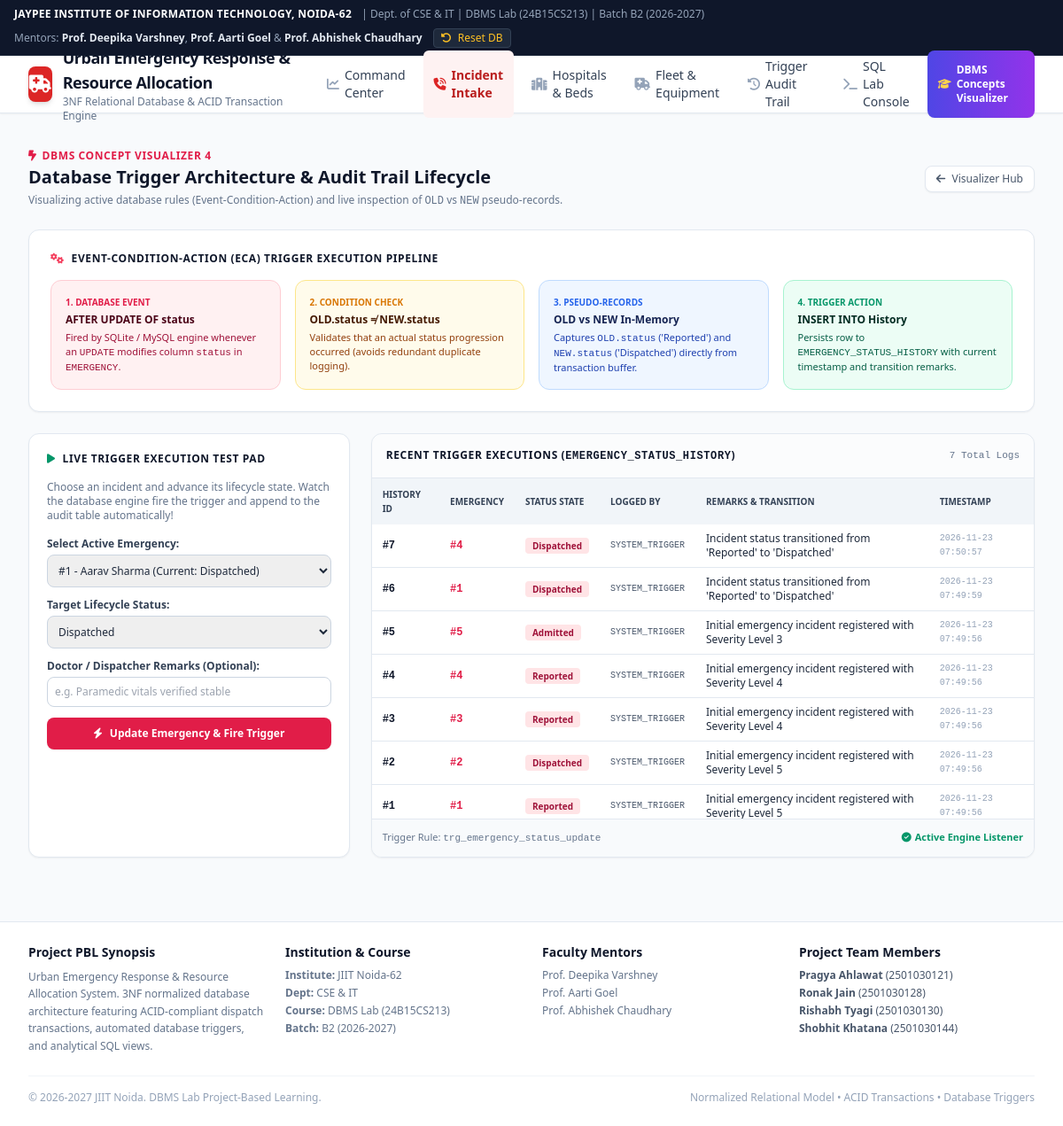
/concepts/triggers, run on the app's committed database.
### tables this page shows
CREATE TABLE EMERGENCY_STATUS_HISTORY (
    history_id INTEGER PRIMARY KEY AUTOINCREMENT,
    emergency_id INTEGER NOT NULL REFERENCES EMERGENCY(emergency_id) ON DELETE RESTRICT,
    status_state TEXT NOT NULL,
    changed_at TIMESTAMP DEFAULT CURRENT_TIMESTAMP,
    updated_by TEXT DEFAULT 'SYSTEM_TRIGGER' NOT NULL,
    remarks TEXT
);

### app.py (the view)
@app.route("/concepts/triggers")
def concepts_triggers():
    emergencies = db.get_active_emergencies()
    history = db.get_status_history()
    return render_template("concepts/triggers.html", emergencies=emergencies, history=history, title="Database Trigger Visualizer")

### database.py (called while the page is built)
def get_connection(db_path: str = DB_FILE) -> sqlite3.Connection:
    conn = sqlite3.connect(db_path, timeout=15.0)
    conn.execute("PRAGMA foreign_keys = ON;")
    conn.row_factory = sqlite3.Row
    return conn

def get_active_emergencies(db_path: str = DB_FILE) -> List[Dict[str, Any]]:
    conn = get_connection(db_path)
    try:
        cursor = conn.cursor()
        cursor.execute("SELECT * FROM vw_active_emergencies ORDER BY severity DESC, reported_time DESC")
        return [dict(row) for row in cursor.fetchall()]
    finally:
        conn.close()

### templates/concepts/triggers.html (shortened to what this page needs)
{% extends "base.html" %}
{% block content %}
<div class="space-y-6">
    <div class="flex justify-between items-center">
        <div>
            <div class="text-xs font-bold text-rose-600 uppercase tracking-wider flex items-center">
                <i class="fa-solid fa-bolt-lightning mr-1.5"></i> DBMS Concept Visualizer 4
            </div>
            <h1 class="text-xl font-bold text-slate-900 mt-0.5">Database Trigger Architecture &amp; Audit Trail Lifecycle</h1>
            <p class="text-xs text-slate-500 mt-1">
                Visualizing active database rules (Event-Condition-Action) and live inspection of <code>OLD</code> vs <code>NEW</code> pseudo-records.
            </p>
        </div>
        <a href="/concepts" class="text-xs text-slate-600 hover:text-slate-900 bg-white border border-slate-200 px-3 py-1.5 rounded-lg shadow-sm">
            <i class="fa-solid fa-arrow-left mr-1"></i> Visualizer Hub
        </a>
    </div>
    <div class="bg-white p-6 rounded-xl border border-slate-200 shadow-sm space-y-4">
        <h3 class="text-xs font-bold text-slate-900 uppercase tracking-wider flex items-center">
            <i class="fa-solid fa-gears text-rose-500 mr-2"></i> Event-Condition-Action (ECA) Trigger Execution Pipeline
        </h3>
        <div class="grid grid-cols-1 md:grid-cols-4 gap-4 text-xs">
            <div class="bg-rose-50 border border-rose-200 p-4 rounded-xl">
                <span class="text-[10px] font-bold uppercase text-rose-600 block">1. Database Event</span>
                <h4 class="font-bold text-rose-950 mt-1">AFTER UPDATE OF status</h4>
                <p class="text-rose-800 text-[11px] mt-1">
                    Fired by SQLite / MySQL engine whenever an <code>UPDATE</code> modifies column <code>status</code> in <code>EMERGENCY</code>.
                </p>
            </div>
            <div class="bg-amber-50 border border-amber-200 p-4 rounded-xl">
                <span class="text-[10px] font-bold uppercase text-amber-600 block">2. Condition Check</span>
                <h4 class="font-bold text-amber-950 mt-1">OLD.status &ne; NEW.status</h4>
                <p class="text-amber-800 text-[11px] mt-1">
                    Validates that an actual status progression occurred (avoids redundant duplicate logging).
                </p>
            </div>
            <div class="bg-blue-50 border border-blue-200 p-4 rounded-xl">
                <span class="text-[10px] font-bold uppercase text-blue-600 block">3. Pseudo-Records</span>
                <h4 class="font-bold text-blue-950 mt-1">OLD vs NEW In-Memory</h4>
                <p class="text-blue-800 text-[11px] mt-1">
                    Captures <code>OLD.status</code> ('Reported') and <code>NEW.status</code> ('Dispatched') directly from transaction buffer.
                </p>
            </div>
            <div class="bg-emerald-50 border border-emerald-200 p-4 rounded-xl">
                <span class="text-[10px] font-bold uppercase text-emerald-600 block">4. Trigger Action</span>
                <h4 class="font-bold text-emerald-950 mt-1">INSERT INTO History</h4>
                <p class="text-emerald-800 text-[11px] mt-1">
                    Persists row to <code>EMERGENCY_STATUS_HISTORY</code> with current timestamp and transition remarks.
                </p>
            </div>
        </div>
    </div>
    <div class="grid grid-cols-1 lg:grid-cols-3 gap-6">
        <div class="bg-white p-5 rounded-xl border border-slate-200 shadow-sm space-y-4">
            <h3 class="text-xs font-bold text-slate-900 uppercase tracking-wider flex items-center">
                <i class="fa-solid fa-play text-emerald-600 mr-2"></i> Live Trigger Execution Test Pad
            </h3>
            <p class="text-xs text-slate-500">
                Choose an incident and advance its lifecycle state. Watch the database engine fire the trigger and append to the audit table automatically!
            </p>
            <form action="/concepts/triggers/fire" method="POST" class="space-y-3 text-xs">
                <div>
                    <label class="block font-semibold text-slate-700 mb-1">Select Active Emergency:</label>
                    <select name="emergency_id" required class="w-full border border-slate-300 rounded-lg p-2 focus:ring-2 focus:ring-rose-500 focus:outline-none">
                        {% for em in emergencies %}
                        <option value="{{ em.emergency_id }}">
                            #{{ em.emergency_id }} - {{ em.patient_name }} (Current: {{ em.incident_status }})
                        </option>
                        {% endfor %}
                    </select>
                </div>
                <div>
                    <label class="block font-semibold text-slate-700 mb-1">Target Lifecycle Status:</label>
                    <select name="new_status" required class="w-full border border-slate-300 rounded-lg p-2 focus:ring-2 focus:ring-rose-500 focus:outline-none">
                        <option value="Dispatched">Dispatched</option>
                    </select>
                </div>
                <div>
                    <label class="block font-semibold text-slate-700 mb-1">Doctor / Dispatcher Remarks (Optional):</label>
                    <input type="text" name="remarks" placeholder="e.g. Paramedic vitals verified stable"
                           class="w-full border border-slate-300 rounded-lg p-2 focus:ring-2 focus:ring-rose-500 focus:outline-none">
                </div>
                <button type="submit" class="w-full bg-rose-600 hover:bg-rose-700 text-white font-bold py-2.5 px-4 rounded-lg shadow-sm transition flex items-center justify-center">
                    <i class="fa-solid fa-bolt mr-2"></i> Update Emergency &amp; Fire Trigger
                </button>
            </form>
        </div>
        <div class="lg:col-span-2 bg-white rounded-xl border border-slate-200 shadow-sm overflow-hidden flex flex-col justify-between">
            <div class="p-4 border-b border-slate-200 bg-slate-50/50 flex justify-between items-center">
                <h3 class="text-xs font-bold text-slate-900 uppercase tracking-wider">
                    Recent Trigger Executions (<code>EMERGENCY_STATUS_HISTORY</code>)
                </h3>
                <span class="text-[11px] text-slate-500 font-mono">{{ history|length }} Total Logs</span>
            </div>
            <div class="overflow-x-auto max-h-96">
                <table class="w-full text-left text-xs text-slate-600">
                    <thead class="bg-slate-100 text-slate-700 uppercase font-semibold text-[10px]">
                        <tr>
                            <th class="py-2.5 px-3">History ID</th>
                            <th class="py-2.5 px-3">Emergency</th>
                            <th class="py-2.5 px-3">Status State</th>
                            <th class="py-2.5 px-3">Logged By</th>
                            <th class="py-2.5 px-3">Remarks &amp; Transition</th>
                            <th class="py-2.5 px-3">Timestamp</th>
                        </tr>
                    </thead>
                    <tbody class="divide-y divide-slate-200 font-sans">
                        {% for h in history[:10] %}
                        <tr class="hover:bg-slate-50">
                            <td class="py-2 px-3 font-mono font-bold text-slate-900">#{{ h.history_id }}</td>
                            <td class="py-2 px-3 font-mono text-rose-600 font-bold">#{{ h.emergency_id }}</td>
                            <td class="py-2 px-3">
                                <span class="px-2 py-0.5 rounded text-[10px] font-semibold bg-rose-100 text-rose-800">
                                    {{ h.status_state }}
                                </span>
                            </td>
                            <td class="py-2 px-3 font-mono text-[10px]">{{ h.updated_by }}</td>
                            <td class="py-2 px-3 text-slate-800">{{ h.remarks }}</td>
                            <td class="py-2 px-3 font-mono text-[10px] text-slate-400">{{ h.changed_at }}</td>
                        </tr>
                        {% endfor %}
                    </tbody>
                </table>
            </div>
            <div class="p-3 bg-slate-50 border-t border-slate-200 text-[11px] text-slate-500 flex justify-between">
                <span>Trigger Rule: <code>trg_emergency_status_update</code></span>
                <span class="text-emerald-600 font-semibold"><i class="fa-solid fa-circle-check mr-1"></i>Active Engine Listener</span>
            </div>
        </div>
    </div>
</div>
{% endblock %}

### data on the page
EMERGENCY_STATUS_HISTORY: history_id "7", emergency_id "4", status_state "Dispatched", updated_by "SYSTEM_TRIGGER", remarks "Incident status transitioned from 'Reported' to 'Dispatched'", changed_at "2026-11-23 07:50:57"
EMERGENCY_STATUS_HISTORY: history_id "6", emergency_id "1", status_state "Dispatched", updated_by "SYSTEM_TRIGGER", remarks "Incident status transitioned from 'Reported' to 'Dispatched'", changed_at "2026-11-23 07:49:59"
EMERGENCY_STATUS_HISTORY: history_id "5", emergency_id "5", status_state "Admitted", updated_by "SYSTEM_TRIGGER", remarks "Initial emergency incident registered with Severity Level 3", changed_at "2026-11-23 07:49:56"
EMERGENCY_STATUS_HISTORY: history_id "4", emergency_id "4", status_state "Reported", updated_by "SYSTEM_TRIGGER", remarks "Initial emergency incident registered with Severity Level 4", changed_at "2026-11-23 07:49:56"
EMERGENCY_STATUS_HISTORY: history_id "3", emergency_id "3", status_state "Reported", updated_by "SYSTEM_TRIGGER", remarks "Initial emergency incident registered with Severity Level 4", changed_at "2026-11-23 07:49:56"
EMERGENCY_STATUS_HISTORY: history_id "2", emergency_id "2", status_state "Dispatched", updated_by "SYSTEM_TRIGGER", remarks "Initial emergency incident registered with Severity Level 5", changed_at "2026-11-23 07:49:56"
EMERGENCY_STATUS_HISTORY: history_id "1", emergency_id "1", status_state "Reported", updated_by "SYSTEM_TRIGGER", remarks "Initial emergency incident registered with Severity Level 5", changed_at "2026-11-23 07:49:56"

### other printed values
{{ history|length }} "7"
